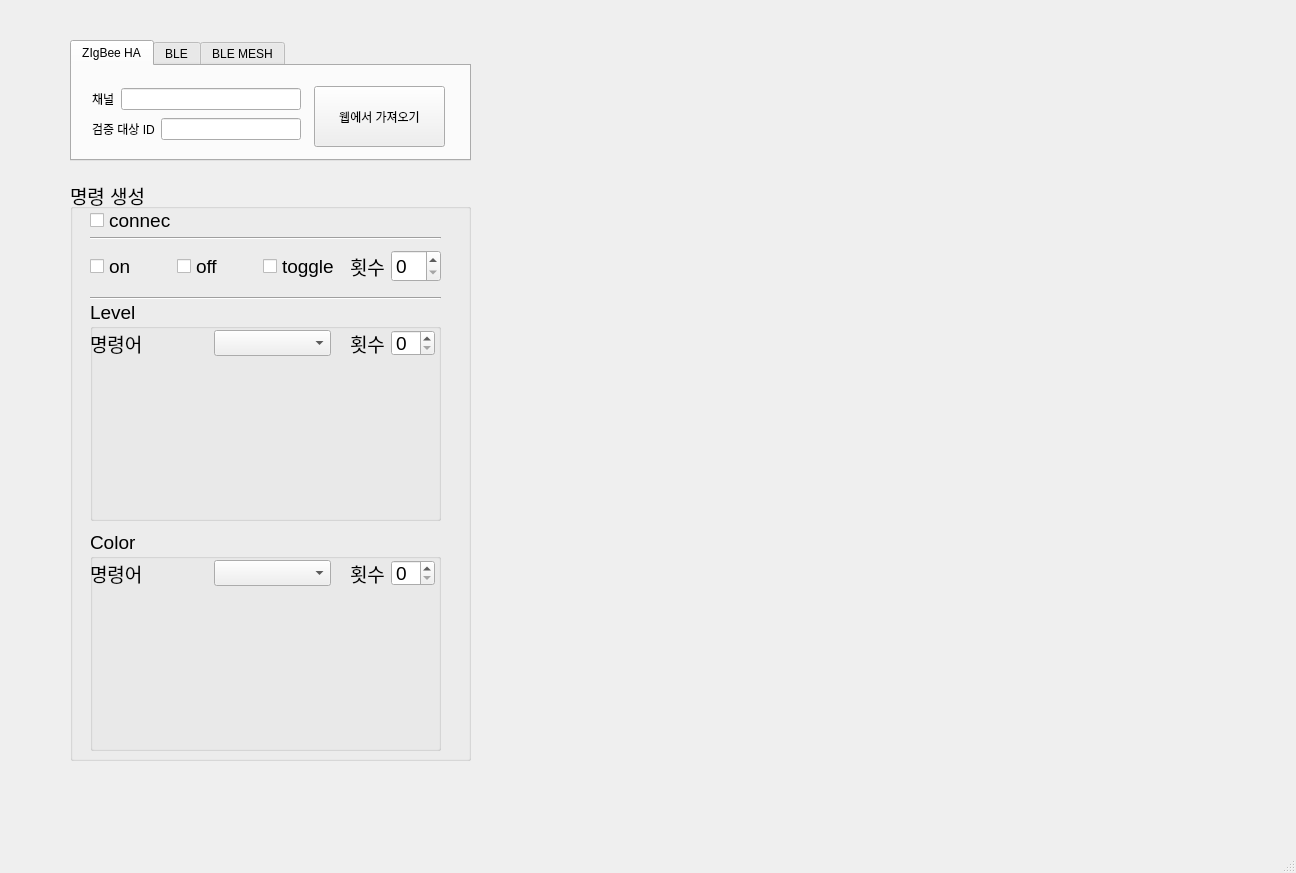
<?xml version="1.0" encoding="UTF-8"?>
<ui version="4.0">
 <class>MainWindow</class>
 <widget class="QMainWindow" name="MainWindow">
  <property name="geometry">
   <rect>
    <x>0</x>
    <y>0</y>
    <width>1296</width>
    <height>873</height>
   </rect>
  </property>
  <property name="windowTitle">
   <string>MainWindow</string>
  </property>
  <widget class="QWidget" name="centralwidget">
   <widget class="QTabWidget" name="protocols">
    <property name="enabled">
     <bool>true</bool>
    </property>
    <property name="geometry">
     <rect>
      <x>70</x>
      <y>40</y>
      <width>401</width>
      <height>121</height>
     </rect>
    </property>
    <property name="tabShape">
     <enum>QTabWidget::Rounded</enum>
    </property>
    <property name="currentIndex">
     <number>0</number>
    </property>
    <property name="tabsClosable">
     <bool>false</bool>
    </property>
    <widget class="QWidget" name="ZIgBeeHA">
     <attribute name="title">
      <string>ZIgBee HA</string>
     </attribute>
     <widget class="QPushButton" name="pushButton_zigbee_webcrwal">
      <property name="geometry">
       <rect>
        <x>242</x>
        <y>20</y>
        <width>131</width>
        <height>61</height>
       </rect>
      </property>
      <property name="text">
       <string>웹에서 가져오기</string>
      </property>
     </widget>
     <widget class="QWidget" name="layoutWidget">
      <property name="geometry">
       <rect>
        <x>20</x>
        <y>20</y>
        <width>209</width>
        <height>58</height>
       </rect>
      </property>
      <layout class="QVBoxLayout" name="verticalLayout">
       <item>
        <layout class="QHBoxLayout" name="horizontalLayout">
         <item>
          <widget class="QLabel" name="label_zigbee_channel">
           <property name="text">
            <string>채널</string>
           </property>
          </widget>
         </item>
         <item>
          <widget class="QLineEdit" name="lineEdit_zigbee_channel"/>
         </item>
        </layout>
       </item>
       <item>
        <layout class="QHBoxLayout" name="horizontalLayout_2">
         <item>
          <widget class="QLabel" name="label_zigbee_id">
           <property name="text">
            <string>검증 대상 ID</string>
           </property>
          </widget>
         </item>
         <item>
          <widget class="QLineEdit" name="lineEdit_zigbee_id"/>
         </item>
        </layout>
       </item>
      </layout>
     </widget>
    </widget>
    <widget class="QWidget" name="BLE">
     <attribute name="title">
      <string>BLE</string>
     </attribute>
    </widget>
    <widget class="QWidget" name="BLE_MESH">
     <attribute name="title">
      <string>BLE MESH</string>
     </attribute>
    </widget>
   </widget>
   <widget class="QGroupBox" name="groupBox">
    <property name="geometry">
     <rect>
      <x>70</x>
      <y>180</y>
      <width>401</width>
      <height>581</height>
     </rect>
    </property>
    <property name="font">
     <font>
      <pointsize>14</pointsize>
     </font>
    </property>
    <property name="title">
     <string>명령 생성</string>
    </property>
    <widget class="QCheckBox" name="checkBox">
     <property name="geometry">
      <rect>
       <x>20</x>
       <y>30</y>
       <width>81</width>
       <height>20</height>
      </rect>
     </property>
     <property name="text">
      <string>connect</string>
     </property>
    </widget>
    <widget class="Line" name="line">
     <property name="geometry">
      <rect>
       <x>20</x>
       <y>50</y>
       <width>351</width>
       <height>16</height>
      </rect>
     </property>
     <property name="orientation">
      <enum>Qt::Horizontal</enum>
     </property>
    </widget>
    <widget class="Line" name="line_2">
     <property name="geometry">
      <rect>
       <x>20</x>
       <y>110</y>
       <width>351</width>
       <height>16</height>
      </rect>
     </property>
     <property name="orientation">
      <enum>Qt::Horizontal</enum>
     </property>
    </widget>
    <widget class="QGroupBox" name="group_level">
     <property name="geometry">
      <rect>
       <x>20</x>
       <y>120</y>
       <width>351</width>
       <height>221</height>
      </rect>
     </property>
     <property name="title">
      <string>Level</string>
     </property>
     <widget class="QWidget" name="layoutWidget">
      <property name="geometry">
       <rect>
        <x>0</x>
        <y>30</y>
        <width>241</width>
        <height>26</height>
       </rect>
      </property>
      <layout class="QHBoxLayout" name="horizontalLayout_6">
       <item>
        <widget class="QLabel" name="label_3">
         <property name="text">
          <string>명령어</string>
         </property>
        </widget>
       </item>
       <item>
        <widget class="QComboBox" name="comboBox_level_commands"/>
       </item>
      </layout>
     </widget>
     <widget class="QWidget" name="layoutWidget">
      <property name="geometry">
       <rect>
        <x>260</x>
        <y>30</y>
        <width>85</width>
        <height>26</height>
       </rect>
      </property>
      <layout class="QHBoxLayout" name="horizontalLayout_5">
       <item>
        <widget class="QLabel" name="label_4">
         <property name="text">
          <string>횟수</string>
         </property>
        </widget>
       </item>
       <item>
        <widget class="QSpinBox" name="spinBox_2"/>
       </item>
      </layout>
     </widget>
     <widget class="QWidget" name="verticalLayoutWidget">
      <property name="geometry">
       <rect>
        <x>0</x>
        <y>60</y>
        <width>341</width>
        <height>161</height>
       </rect>
      </property>
      <layout class="QVBoxLayout" name="vlayout_level_widget"/>
     </widget>
    </widget>
    <widget class="QGroupBox" name="group_color">
     <property name="geometry">
      <rect>
       <x>20</x>
       <y>350</y>
       <width>351</width>
       <height>221</height>
      </rect>
     </property>
     <property name="title">
      <string>Color</string>
     </property>
     <widget class="QWidget" name="layoutWidget">
      <property name="geometry">
       <rect>
        <x>0</x>
        <y>30</y>
        <width>241</width>
        <height>26</height>
       </rect>
      </property>
      <layout class="QHBoxLayout" name="horizontalLayout_9">
       <item>
        <widget class="QLabel" name="label_7">
         <property name="text">
          <string>명령어</string>
         </property>
        </widget>
       </item>
       <item>
        <widget class="QComboBox" name="comboBox_color_commands"/>
       </item>
      </layout>
     </widget>
     <widget class="QWidget" name="layoutWidget_2">
      <property name="geometry">
       <rect>
        <x>260</x>
        <y>30</y>
        <width>85</width>
        <height>26</height>
       </rect>
      </property>
      <layout class="QHBoxLayout" name="horizontalLayout_10">
       <item>
        <widget class="QLabel" name="label_8">
         <property name="text">
          <string>횟수</string>
         </property>
        </widget>
       </item>
       <item>
        <widget class="QSpinBox" name="spinBox_4"/>
       </item>
      </layout>
     </widget>
    </widget>
    <widget class="QWidget" name="layoutWidget">
     <property name="geometry">
      <rect>
       <x>20</x>
       <y>70</y>
       <width>351</width>
       <height>33</height>
      </rect>
     </property>
     <layout class="QHBoxLayout" name="horizontalLayout_4">
      <item>
       <widget class="QCheckBox" name="checkBox_2">
        <property name="text">
         <string>on</string>
        </property>
       </widget>
      </item>
      <item>
       <widget class="QCheckBox" name="checkBox_3">
        <property name="text">
         <string>off</string>
        </property>
       </widget>
      </item>
      <item>
       <widget class="QCheckBox" name="checkBox_4">
        <property name="text">
         <string>toggle</string>
        </property>
       </widget>
      </item>
      <item>
       <layout class="QHBoxLayout" name="horizontalLayout_3">
        <item>
         <widget class="QLabel" name="label">
          <property name="text">
           <string>횟수</string>
          </property>
         </widget>
        </item>
        <item>
         <widget class="QSpinBox" name="spinBox"/>
        </item>
       </layout>
      </item>
     </layout>
    </widget>
   </widget>
  </widget>
  <widget class="QMenuBar" name="menubar">
   <property name="geometry">
    <rect>
     <x>0</x>
     <y>0</y>
     <width>1296</width>
     <height>22</height>
    </rect>
   </property>
  </widget>
  <widget class="QStatusBar" name="statusbar"/>
 </widget>
 <resources/>
 <connections/>
</ui>
